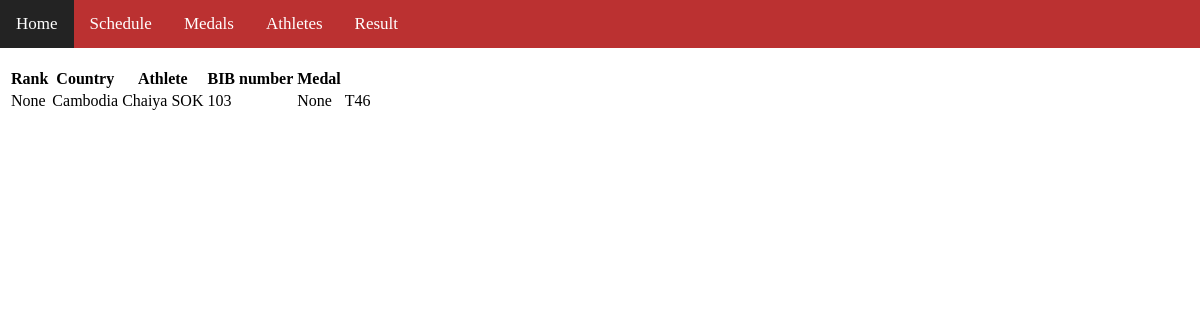
/event/1/, run on an earlier commit of the app's database.
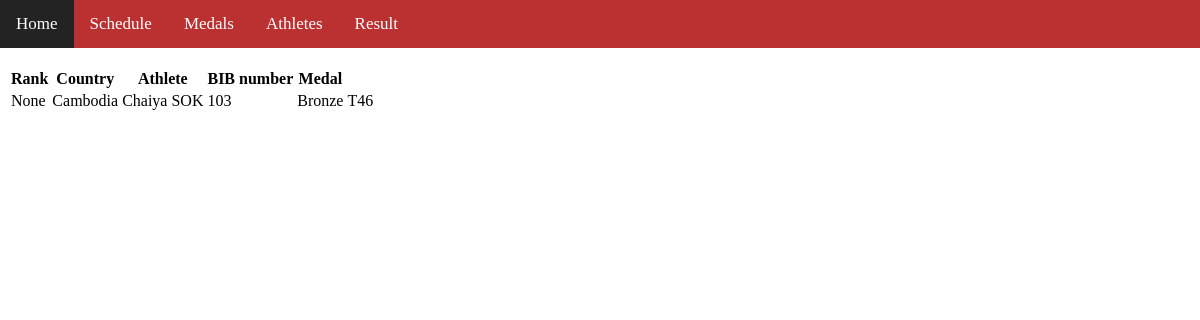
And on a later commit of the database.
### webapp/models.py (models this page shows, shortened)
class Result(models.Model):
    athlete = models.ForeignKey(Athlete, on_delete=models.CASCADE)
    event = models.ForeignKey(Event, on_delete=models.CASCADE)
    rank = models.IntegerField(blank=True, null=True)
    result = models.CharField(max_length=50, default='On Going')
    score = models.FloatField(blank=True, null=True)
    medal = models.CharField(max_length=10, choices=(('Gold', 'Gold'), ('Silver', 'Silver'),
                                                   ('Bronze', 'Bronze'), ('None', 'None')), default='None')

class Athlete(models.Model):
    athlete_name = models.CharField(max_length=100)
    bib_number = models.IntegerField()
    best_time_score = models.FloatField(null=True, blank=True)  # Allow for initial null values
    birth_date = models.DateField(null=True, blank=True)
    gender = models.CharField(max_length=1, choices=(('M', 'Men'), ('W', 'Women'), ('O', 'Other')))
    classification = models.ForeignKey(Classification, on_delete=models.PROTECT)
    image_profile = models.ImageField(upload_to='athlete_images', blank=True)
    country = models.ForeignKey(Country, on_delete=models.PROTECT)

class Country(models.Model):
    country_name = models.CharField(max_length=100)
    country_code = models.CharField(max_length=3)
    country_flag_image = models.ImageField(upload_to='country_flags')  # Specify upload path

class Classification(models.Model):
    classification_name = models.CharField(max_length=50, blank=True, null=True)
    classification_code = models.CharField(max_length=10)
    classification_description = models.TextField(blank=True, null=True)
    def __str__(self):
        return self.classification_code

### webapp/views.py (the view)
# urls.py: re_path(r'^event/(?P<event_id>[0-9]+)/$', event_detail_view, name='event-detail'),
def event_detail_view(request, event_id):
    event = get_object_or_404(Event, pk=event_id)
    results = Result.objects.filter(event=event).order_by('rank')
    context = {'event': event, 'results': results}
    return render(request, 'session_detail.html', context)

### webapp/templates/session_detail.html
{% extends 'index.html' %}
{% load static %}
{% block content %}
<h2>Event Details</h2>
<table>
    <thead>
        <tr>
            <th>Rank</th>
            <th>Country</th>
            <th>Athlete</th>
            <th>BIB number</th>
            <th>Medal</th>
        </tr>
    </thead>
    <tbody>
        {% for result in results %}
        <tr>
            <td>{{ result.rank }}</td>
            <td>{{ result.athlete.country.country_name }}</td>
            <td>{{ result.athlete.athlete_name }}</td>
            <td>{{ result.athlete.bib_number }}</td>
            <td>{{ result.medal }}</td>
            <td>{{result.athlete.classification}}</td>
        </tr>
        {% endfor %}
    </tbody>
</table>
{% endblock %}

What changed in the data, as far as the page shows it:
changed Result "None": medal "None" → "Bronze"
